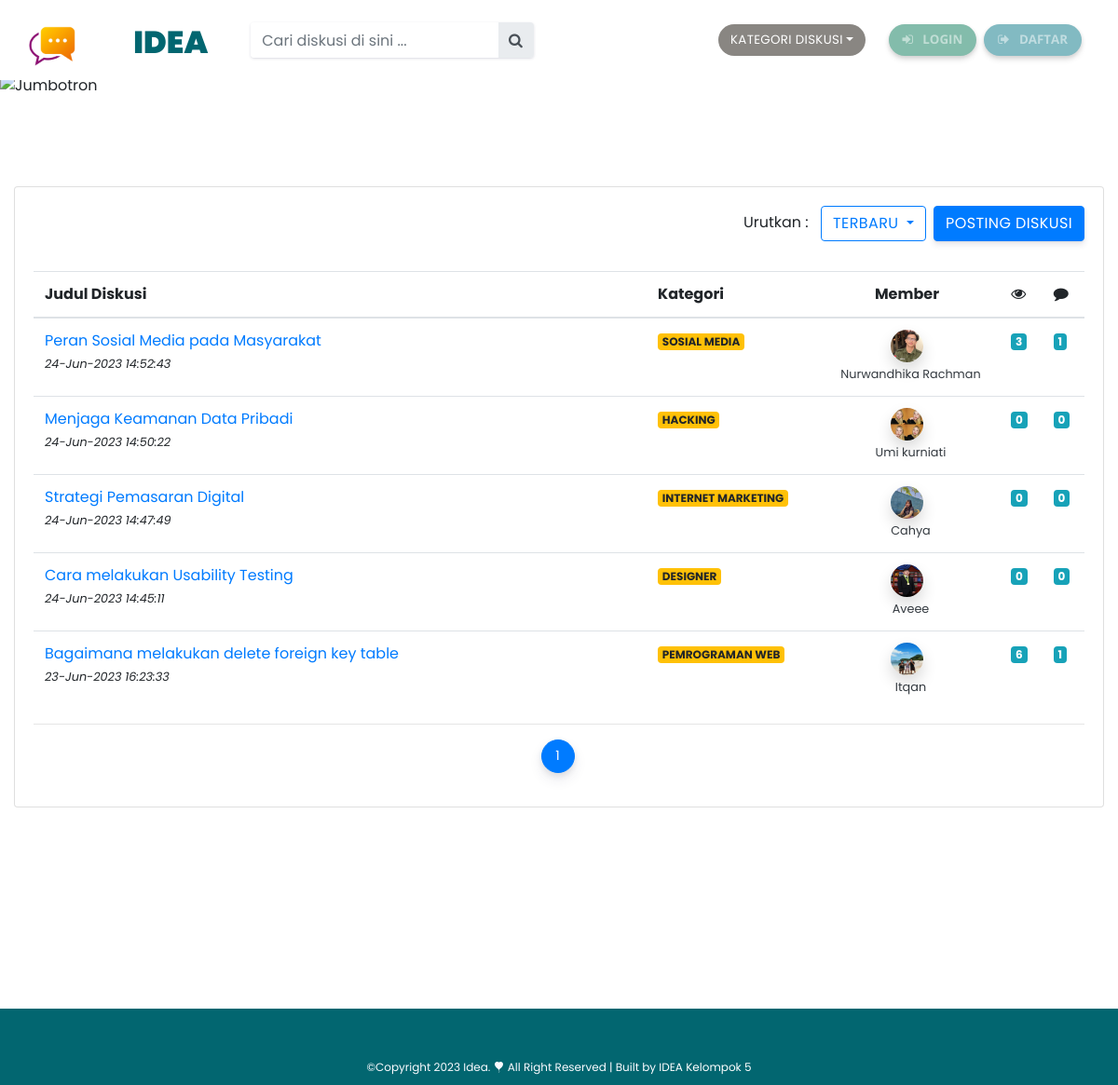
The page / on the database its author committed.
### tables this page shows
CREATE TABLE `posting` (
  `posting_id` int(11) NOT NULL,
  `posting_tanggal` datetime NOT NULL,
  `posting_member` int(11) NOT NULL,
  `posting_kategori` int(11) NOT NULL,
  `posting_judul` varchar(255) NOT NULL,
  `posting_isi` text NOT NULL,
  `posting_dibaca` int(11) NOT NULL
);

CREATE TABLE `kategori` (
  `kategori_id` int(11) NOT NULL,
  `kategori_nama` varchar(50) NOT NULL
);

CREATE TABLE `member` (
  `member_id` int(11) NOT NULL,
  `member_nama` varchar(255) NOT NULL,
  `member_email` varchar(255) NOT NULL,
  `member_hp` varchar(20) NOT NULL,
  `member_password` varchar(255) NOT NULL,
  `member_alamat` text NOT NULL,
  `member_foto` varchar(255) NOT NULL
);

### index.php (the view, shortened to what this page needs)
<?php include 'header.php'; ?>
<img src="assets_forum/jumbotrons.png" alt="Jumbotron" class="img-fluid col-12" sizes="cover" style="margin-left:-15px; margin-top:80px;">
<section id="tabel" class="pt-5">
  <div class="container-fluid pt-5 mb-5">
    <div class="row">
      <div class="col-lg-12">
        <div class="card">
          <div class="card-body">
            <div class="btn-group pull-right mb-3">
              <div class="dropdown">
                Urutkan : &nbsp;
                <button class="btn btn-outline-primary dropdown-toggle" type="button" id="dropdownMenuButton" data-toggle="dropdown" aria-haspopup="true" aria-expanded="false">
                  <?php if (isset($_GET['urutan']) && $_GET['urutan'] == "terpopuler") {
                    echo "Terpopuler";
                  } else {
                    echo "Terbaru";
                  } ?>
                </button>
              </div>
              <a href="view/posting.php" class="btn btn-primary rounded mb-3 ml-2">POSTING DISKUSI</a>
            </div>
            <table class="table">
              <thead>
                <tr>
                  <th class="col-lg-7">Judul Diskusi</th>
                  <th class>Kategori</th>
                  <th class="text-center">Member</th>
                  <th><i class="fa fa-eye"></i></th>
                  <th><i class="fa fa-comment"></i></th>
                </tr>
              </thead>
              <tbody>
                <?php
                $halaman = 10;
                $page = isset($_GET["halaman"]) ? (int) $_GET["halaman"] : 1;
                $mulai = ($page > 1) ? ($page * $halaman) - $halaman : 0;
                $result = mysqli_query($koneksi, "SELECT * FROM posting");
                $total = mysqli_num_rows($result);
                $pages = ceil($total / $halaman);
                if (isset($_GET['urutan']) && $_GET['urutan'] == "terpopuler") {
                  if (isset($_GET['cari'])) {
                    $cari = $_GET['cari'];
                    $data = mysqli_query($koneksi, "select * from posting,kategori,member where posting_member=member_id and kategori_id=posting_kategori and posting_judul like '%$cari%' order by posting_dibaca DESC LIMIT $mulai, $halaman");
                  } else {
                    $data = mysqli_query($koneksi, "select * from posting,kategori,member where posting_member=member_id and kategori_id=posting_kategori order by posting_dibaca DESC LIMIT $mulai, $halaman");
                  }
                } else {
                  if (isset($_GET['cari'])) {
                    $cari = $_GET['cari'];
                    $data = mysqli_query($koneksi, "select * from posting,kategori,member where posting_member=member_id and kategori_id=posting_kategori and posting_judul like '%$cari%' order by posting_id desc LIMIT $mulai, $halaman");
                  } else {
                    $data = mysqli_query($koneksi, "select * from posting,kategori,member where posting_member=member_id and kategori_id=posting_kategori order by posting_id desc LIMIT $mulai, $halaman");
                  }
                }
                while ($d = mysqli_fetch_array($data)) {
                ?>
                  <tr>
                    <td>
                      <a href="view/diskusi.php?id=<?php echo $d['posting_id']; ?>"><?php echo $d['posting_judul'] ?></a>
                      <br /><i><small>
                          <?php echo date('d-M-Y H:i:s', strtotime($d['posting_tanggal'])) ?>
                        </small></i>
                    </td>
                    <td>
                      <a href="view/kategori.php?id=<?php echo $d['kategori_id']; ?>">
                        <div class="badge badge-warning">
                          <?php echo $d['kategori_nama'] ?>
                        </div>
                      </a>
                    </td>
                    <td>
                      <a href="view/detail_member.php?id=<?php echo $d['member_id']; ?>">
                        <center>
                          <?php
                          if ($d['member_foto'] == "") {
                          ?>
                            <img class="img-fluid rounded-circle shadow" style="width: 35px;height: 35px" src="assets_forum/img/sistem/member.png">
                          <?php
                          } else {
                          ?>
                            <img class="img-fluid rounded-circle shadow" style="width: 35px;height: 35px" src="assets_forum/img/member/<?php echo $d['member_foto'] ?>">
                          <?php
                          }
                          ?>
                          <br>
                          <small class="ml-2 text-dark">
                            <?php echo ucfirst($d['member_nama']) ?>
                          </small>
                        </center>
                      </a>
                    </td>
                    <td>
                      <div class="badge badge-info">
                        <?php echo $d['posting_dibaca'] ?>
                      </div>
                    </td>
                    <td>
                      <div class="badge badge-info">
                        <?php
                        $id_posting = $d['posting_id'];
                        $jumlah_diskusi = mysqli_query($koneksi, "select * from diskusi where diskusi_posting='$id_posting'");
                        echo mysqli_num_rows($jumlah_diskusi);
                        ?>
                      </div>
                    </td>
                  </tr>
                <?php
                }
                ?>
              </tbody>
            </table>
            <hr />
            <nav aria-label="...">
              <ul class="pagination justify-content-center">
                <?php for ($i = 1; $i <= $pages; $i++) { ?>
                  <?php if ($page == $i) { ?>
                    <li class="page-item active">
                      <a class="page-link" href="#">
                        <?php echo $i; ?> <span class="sr-only">(current)</span>
                      </a>
                    </li>
                  <?php } ?>
                <?php } ?>
              </ul>
            </nav>
          </div>
        </div>
      </div>
    </div>
  </div>
</section>
<br>
<br>
<?php include 'footer.php'; ?>

### stylefooter.css (style rules this page uses)
* { margin: 0; padding: 0; box-sizing: border-box; font-family: "Poppins", sans-serif; }

### header.php (style rules this page uses)
.btn { background-color: #9FEDD7; }

### rows shown on the page
posting: posting_judul "Peran Sosial Media pada Masyarakat", posting_tanggal "24-Jun-2023 14:52:43", posting_kategori.kategori_nama "SOSIAL MEDIA", posting_member.member_foto (picture), posting_member.member_nama "Nurwandhika Rachman", posting_dibaca "3", mysqli_num_rows($jumlah_diskusi) "1"
posting: posting_judul "Menjaga Keamanan Data Pribadi", posting_tanggal "24-Jun-2023 14:50:22", posting_kategori.kategori_nama "HACKING", posting_member.member_foto (picture), posting_member.member_nama "Umi kurniati", posting_dibaca "0", mysqli_num_rows($jumlah_diskusi) "0"
posting: posting_judul "Strategi Pemasaran Digital", posting_tanggal "24-Jun-2023 14:47:49", posting_kategori.kategori_nama "INTERNET MARKETING", posting_member.member_foto (picture), posting_member.member_nama "Cahya", posting_dibaca "0", mysqli_num_rows($jumlah_diskusi) "0"
posting: posting_judul "Cara melakukan Usability Testing", posting_tanggal "24-Jun-2023 14:45:11", posting_kategori.kategori_nama "DESIGNER", posting_member.member_foto (picture), posting_member.member_nama "Aveee", posting_dibaca "0", mysqli_num_rows($jumlah_diskusi) "0"
posting: posting_judul "Bagaimana melakukan delete foreign key table", posting_tanggal "23-Jun-2023 16:23:33", posting_kategori.kategori_nama "PEMROGRAMAN WEB", posting_member.member_foto (picture), posting_member.member_nama "Itqan", posting_dibaca "6", mysqli_num_rows($jumlah_diskusi) "1"
